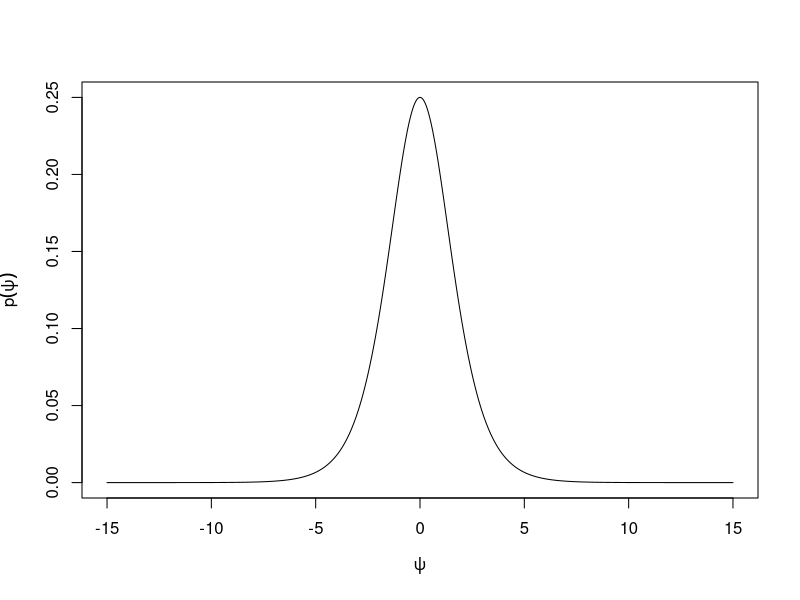
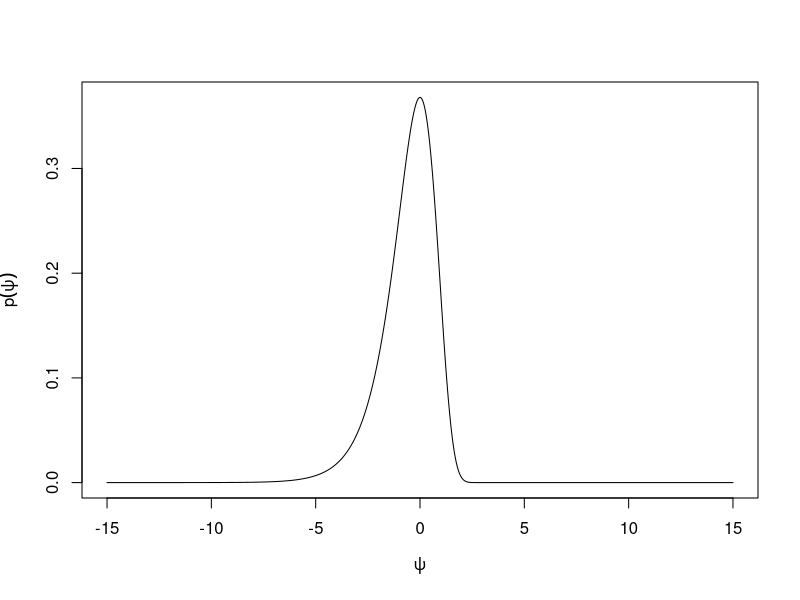
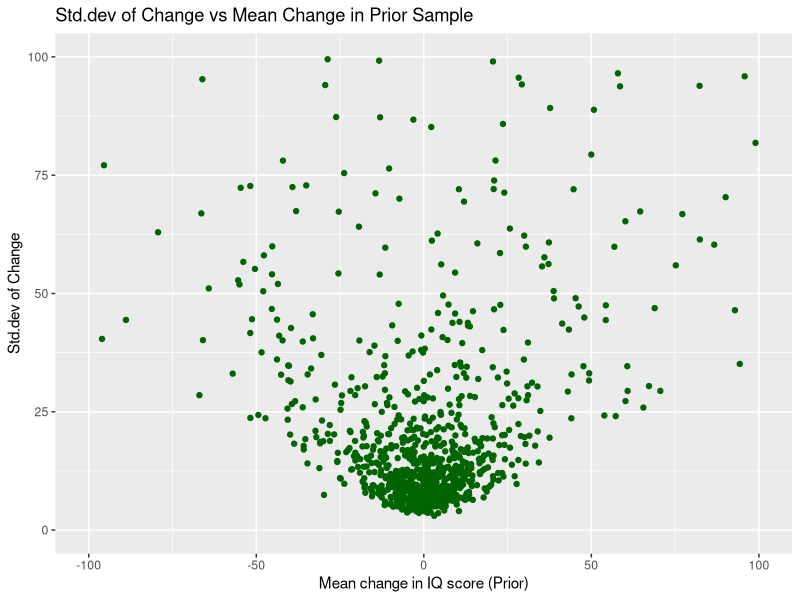

Here is the R script that generated these plots, in order:
## ---- chunk 1
### Set seed for reproducibility of code
set.seed(123)

### Generate psi sequence
beta_psis <- seq(-15,15, by = 0.01)

### Generate distribution
beta_thetas <- exp(beta_psis)/(1+exp(beta_psis))
p_beta_theta <- dbeta(beta_thetas, 1, 1)
p_beta_psi <- p_beta_theta * exp(beta_psis)/(1+exp(beta_psis)) ^ 2

plot(beta_psis, p_beta_psi, type = "l", ylab = expression(p(psi)), xlab = expression(psi))
## ---- chunk 2
### Generate psi sequence
gamma_psis <- seq(-15,15, by = 0.01)

### Generate distribution
gamma_thetas <- exp(gamma_psis)
p_gamma_theta <- dgamma(gamma_thetas, 1, 1)
p_gamma_psi <- p_gamma_theta * exp(gamma_psis)

plot(gamma_psis, p_gamma_psi, type = "l", ylab = expression(p(psi)), xlab = expression(psi))
## ---- chunk 3
knitr::opts_chunk$set(echo = TRUE)
## ---- chunk 4
library(plyr)
library(ggplot2)
library(dplyr)
library(xtable)
library(reshape)
## ---- chunk 5
set.seed(123)
# input data
# spurters
x = c(18, 40, 15, 17, 20, 44, 38)
# control group
y = c(-4, 0, -19, 24, 19, 10, 5, 10,
      29, 13, -9, -8, 20, -1, 12, 21,
      -7, 14, 13, 20, 11, 16, 15, 27,
      23, 36, -33, 34, 13, 11, -19, 21,
      6, 25, 30,22, -28, 15, 26, -1, -2,
      43, 23, 22, 25, 16, 10, 29)
# store data in data frame 
iqData = data.frame(Treatment = c(rep("Spurters", length(x)), 
                                  rep("Controls", length(y))),
                                  Gain = c(x, y))
## ---- chunk 6
prior = data.frame(m = 0, c = 1, a = 0.5, b = 50)
findParam = function(prior, data){
  postParam = NULL
  c = prior$c
  m = prior$m
  a = prior$a
  b = prior$b
  n = length(data)
  postParam = data.frame(m = (c*m + n*mean(data))/(c + n), 
                c = c + n, 
                a = a + n/2, 
                b =  b + 0.5*(sum((data - mean(data))^2)) + 
                  (n*c *(mean(data)- m)^2)/(2*(c+n)))
  return(postParam)
}
postS = findParam(prior, x)
postC = findParam(prior, y)
## ---- chunk 7
# sampling from two posteriors 

# Number of posterior simulations
sim = 1000000

# initialize vectors to store samples
mus = NULL
lambdas = NULL
muc = NULL
lambdac = NULL

# Following formula from the NormalGamma with 
# the update paramaters accounted accounted for below 

lambdas = rgamma(sim, shape = postS$a, rate = postS$b)
lambdac = rgamma(sim, shape = postC$a, rate = postC$b)


mus = sapply(sqrt(1/(postS$c*lambdas)),rnorm, n = 1, mean = postS$m)
muc = sapply(sqrt(1/(postC$c*lambdac)),rnorm, n = 1, mean = postC$m)
## ---- chunk 8
### Calculate probability mus>muc
sum(mus>muc)/length(mus)
## ---- chunk 9
# sampling from prior

# Number of prior simulations
prior_sim = 1000

# initialize vectors to store samples
prior_mus = NULL
prior_lambdas = NULL

# Following formula from the NormalGamma with 
# the prior paramaters accounted accounted for below 

prior_lambdas = rgamma(prior_sim, shape = prior$a, rate = prior$b)
prior_mus = sapply(sqrt(1/(prior$c*prior_lambdas)),rnorm, n = 1, mean = prior$m)

# Store simulations
prior_simDF = data.frame(lambda = prior_lambdas,
                   mu = prior_mus)

prior_simDF$sdev = prior_simDF$lambda^{-0.5}

# Plot Mean against Standard Deviation

ggplot(data = prior_simDF, aes(x = mu, y = sdev)) +
  geom_point(color = "dark green") +
  xlim(-100,100) +
  ylim(0,100) +
  xlab("Mean change in IQ score (Prior)") +
  ylab("Std.dev of Change") +
  labs(title="Std.dev of Change vs Mean Change in Prior Sample")
